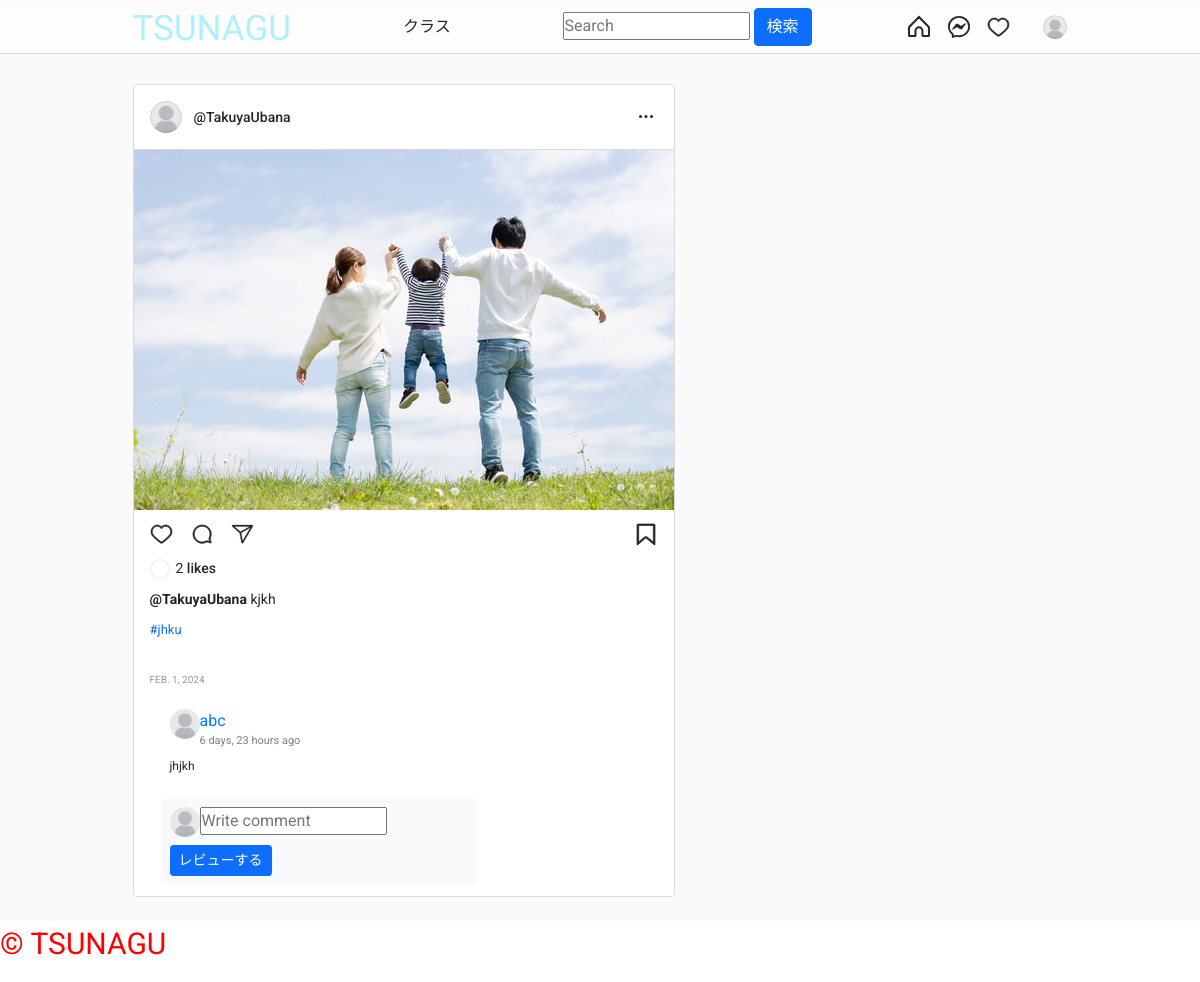
Page /22a88af4-7cff-4a8c-b619-b7aae1e3ffec (signed in) on the committed database.
### User_app/models.py (models this page shows, shortened)
class Profile(models.Model):
    user = models.OneToOneField(User, related_name='profile', on_delete=models.CASCADE)
    image = models.ImageField(upload_to="profile_pciture", null=True, default="default.jpg")
    first_name = models.CharField(max_length=200, null=True, blank=True)
    last_name = models.CharField(max_length=200, null=True, blank=True)
    bio = models.CharField(max_length=200, null=True, blank=True)
    location = models.CharField(max_length=200, null=True, blank=True)
    url = models.URLField(max_length=200, null=True, blank=True)
    favourite = models.ManyToManyField(Post, blank=True)

### Post_app/models.py (models this page shows, shortened)
class Post(models.Model):
    id = models.UUIDField(primary_key=True, default=uuid.uuid4, editable=False,verbose_name='ポストid')
    category = models.ForeignKey( Category, on_delete=models.SET_NULL, null=True, related_name="category",verbose_name='カテゴリー')
    picture = models.ImageField( upload_to=user_directory_path, default="product.jpg",verbose_name='ポストの写真')
    caption = models.CharField(max_length=100, default="Fresh Pear",verbose_name='ポスト名')
    tags=models.ManyToManyField(Tag,related_name='tags',verbose_name='タグ')
    user = models.ForeignKey(User, on_delete=models.SET_NULL, null=True,verbose_name='ユーザ')
    posted = models.DateField(auto_now_add=True)
    likes = models.IntegerField(default=0)
    status = models.BooleanField(default=True,verbose_name='ステータス')
    class Meta:
        verbose_name_plural='ポスト'

class Tag(models.Model):
    title = models.CharField(max_length=75, verbose_name='タグ')
    slug = models.SlugField(null=False, unique=True, default=uuid.uuid1)
    class Meta:
        verbose_name = 'タグ'
        verbose_name_plural = 'タグ'
    def __str__(self):
        return self.title

### comment_app/models.py (models this page shows, shortened)
class Comment(models.Model):
    post = models.ForeignKey(Post, on_delete=models.CASCADE, related_name="comment",verbose_name='ポスト')
    user = models.ForeignKey(User, on_delete=models.CASCADE,verbose_name='ユーザー名')
    body = models.TextField()
    date = models.DateTimeField(auto_now_add=True, null=True,verbose_name='日付')
    class Meta:
        verbose_name_plural='レビュー'

### Post_app/views.py (the view)
# urls.py: path('<uuid:post_id>', views.PostDetail, name='post-details'),
@login_required
def PostDetail(request, post_id):
    user = request.user
    post = get_object_or_404(Post, id=post_id)
    comments = Comment.objects.filter(post=post).order_by('-date')
    if request.method == "POST":
        form = NewCommentForm(request.POST)
        if form.is_valid():
            comment = form.save(commit=False)
            comment.post = post
            comment.user = user
            comment.save()
            return HttpResponseRedirect(reverse('post-details', args=[post.id]))
    else:
        form = NewCommentForm()
    context = {
        'post': post,
        'form': form,
        'comments': comments
    }
    return render(request, 'Post/postdetail.html', context)

### comment_app/forms.py
class NewCommentForm(forms.ModelForm):
    body = forms.CharField(widget=forms.TextInput(attrs={'class': 'input', 'placeholder': 'Write comment'}), required=True)
    class Meta:
        model = Comment
        fields = ("body",)

### Post_app/context_processor.py (called while the page is built)
def default(rq):
    categories=Category.objects.all()
    return{
        'categories':categories,
    }

### templates/Post/postdetail.html (shortened to what this page needs)
{% extends 'base.html' %}
{% load static %}
{% block content %}
{% load humanize %}
<head>
</head>
    <main class="main-container">
        <section class="content-container">
            <div class="contendt">
                <div class="posts">
                    <article class="post">
                        <div class="post__header">
                            <div class="post__profile">
                                <a href="{% url 'profile' post.user %}" class="post__avatar">
                                    <img src="{{ post.user.profile.image.url }}" alt="User Picture">
                                </a>
                                <a href="{% url 'profile' post.user %}" class="post__user">@{{ post.user.username }}</a>
                            </div>
                            <button class="post__more-options">
                                <svg width="24" height="24" viewBox="0 0 24 24" fill="none" xmlns="http://www.w3.org/2000/svg">
                                    <circle cx="6.5" cy="11.5" r="1.5" fill="var(--text-dark)"/>
                                    <circle cx="12" cy="11.5" r="1.5" fill="var(--text-dark)"/>
                                    <circle cx="17.5" cy="11.5" r="1.5" fill="var(--text-dark)"/>
                                </svg>
                            </button>
                        </div>
                        <div class="post__content">
                            <div class="post__medias">
                                <a href="{% url 'post-details' post.id %}"><img class="post__media" src="{{ post.picture.url }}" alt="Post Content" style="width:1000%; object-fit: contain;"></a>
                            </div>
                        </div>
                        <div class="post__footer">
                            <div class="post__buttons">
                                <a href="{% url 'like' post.id %}" class="post__button">
                                </a>
                                <button class="post__button">
                                </button>
                                <button class="post__button">
                                </button>
                                <a href="{% url 'favourite' post.id %}" class="post__button post__button--align-right">
                                </a>
                            </div>
                            <div class="post__infos">
                                <div class="post__likes">
                                    <a href="#" class="post__likes-avatar">
                                    </a>
                                    <span>{{post.likes}} <a class="post__name--underline" href="#">likes</a> <a href="#"></a></span>
                                </div>
                                <div class="post__description">
                                    <span>
                                        <a class="post__name--underline" href="#"><b>@{{post.user.username}}</b></a>
                                        {{post.caption}}
                                    </span>
                                </div>
                                <p style="font-size: 13px;">{% for tag in post.tags.all %}
                                    <a href="#" style="text-decoration: none;">
                                        #{{ tag }}
                                    </a>
                                    {% endfor %}
                                </p>
                                <span class="post__date-time">{{post.posted}}</span>
                                <div class="container mt-1">
                                    <div class="d-flex justify-content-right row">
                                        <div class="col-md-8 col-lg-8">
                                            <div class="d-flex flex-column comment-section">
                                                {% for comment in comments %}
                                                    <div class="bg-white p-2">
                                                        <div class="d-flex flex-row user-info"><img class="rounded-circle" src="{{comment.user.profile.image.url}}" width="30" height="30">
                                                            <a href="{% url 'profile' comment.user %}" style="text-decoration: none;">
                                                            <div class="d-flex flex-column justify-content-start ml-2"><span class="d-block font-weight-bold name">{{comment.user.username}}</span><span class="date text-black-50"> {{comment.date|naturaltime}}</span></div></a>
                                                        </div>
                                                        <div class="mt-2">
                                                            <p class="comment-text">{{ comment.body }}</p>
                                                        </div>
                                                    </div>
                                                {% endfor %}
                                                <form method="POST">
                                                    <div class="bg-light p-2">
                                                        <div class="d-flex flex-row align-items-start"><img class="rounded-circle" src="{{request.user.profile.image.url}}" width="30" height="30">{{form.body}}</div>
                                                        <div class="mt-2 text-right"><button class="btn btn-primary btn-sm shadow-none" type="submit">レビューする</button></div>
                                                    </div>
                                                </form>
                                            </div>
                                        </div>
                                    </div>
                                </div>
                            </div>
                        </div>
                    </article>
                </div>
            </div>
        </section>
    </main>
    <div class="copyright-notice">
        <p style="font-size: 30px; color:red;">&copy TSUNAGU</p>
       </div>
{% endblock content %}

### templates/base.html (shortened to what this page needs)
{% load static %}
<!DOCTYPE html>
<html lang="en">
<head>
    <link rel="stylesheet" href="https://cdn.jsdelivr.net/npm/bootstrap-icons@1.8.1/font/bootstrap-icons.css">
    <link href="https://cdn.jsdelivr.net/npm/bootstrap@5.1.3/dist/css/bootstrap.min.css" rel="stylesheet"
>
    <link rel="stylesheet" type="text/css" href="{% static 'assets1/style.css' %}">
</head>
<body>
    <header class="header" style="background: linear-gradient(rgba(252, 251, 251, 0.7), rgba(255, 255, 255, 0.7)), url('your-image.jpg');
    background-blend-mode: overlay;">
        <nav class="header__content">
            <div class="header__buttons">
                <a href="{% url 'home' %}"
                    style="text-decoration: none; background-color: rgba(246, 246, 246, 0.196); color:rgba(0, 213, 255, 0.315);font-size: 35px;"
                    class="header__home">TSUNAGU
                </a>
            </div>
            <div class="dropdown">
                <button class="dropbtn">クラス</button>
            </div>
            <form action="{% url 'search-users' %}" method="GET">
                <div class="headedr__search">
                    <input type="text" placeholder="Search" name="q" value="{{ request.GET.q }}">
                    <button class="btn btn-primary" type="submit">検索</button>
                </div>
            </form>
            <div class="header__buttons header__buttons--desktop">
                <a href="{% url 'home' %}">
                </a>
                <a href="{% url 'message' %}">
                </a>
                <span>
                    <a href="{% url 'show-notification' %}">
                    </a>
                </span>
                <a href="">
                    <button class="profile-button">
                        <a href="{% url 'profile' request.user %}">
                            <div class="profile-button__picture">
                                <img src="{{request.user.profile.image.url}}" alt="User Picture">
                            </div>
                        </a>
                    </button>
                </a>
            </div>
        </nav>
    </header>
    {% block content %}
    {% endblock content %}
</body>
</html>

### templates/base.html (style rules this page uses)
.dropbtn { background-color: transparent; color: var(--text-dark); padding: 12px 16px; border: none; cursor: pointer; }

### templates/Post/postdetail.html (style rules this page uses)
.date { font-size: 11px }
.comment-text { font-size: 12px }
.shadow-none { box-shadow: none }
.name { color: #007bff }

### rows in the picture
Post: user.profile.image (placeholder picture), user.username "TakuyaUbana", picture (picture), likes "2", caption "kjkh", posted "FEB. 1, 2024"
Tag: title "jhku"
Comment: user.profile.image (placeholder picture), user.username "abc", date "6 days, 23 hours ago", body "jhjkh"
